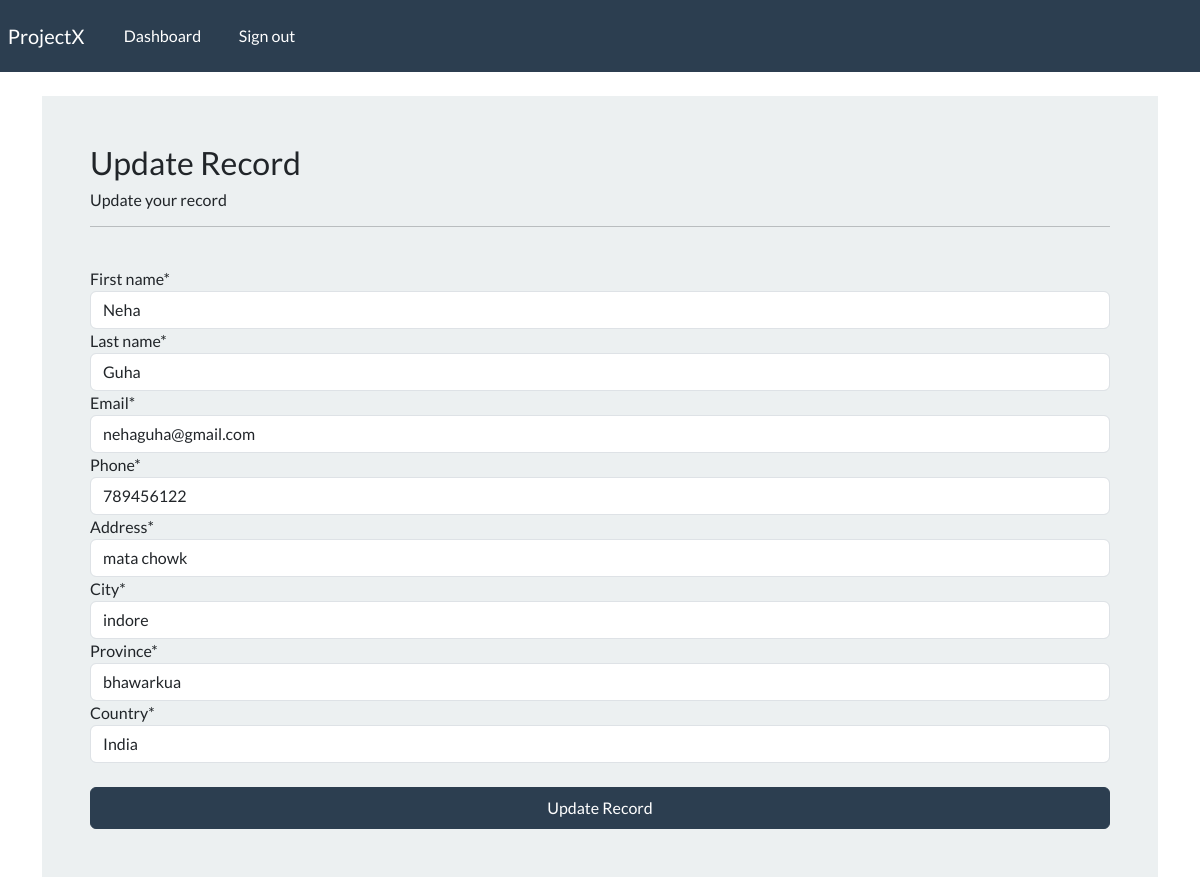
Screenshot of /update-record/7 (signed in) with the database file from the repository.
### webapp/models.py (models this page shows, shortened)
class Records(models.Model):
    creation_date = models.DateTimeField(auto_now_add=True)
    first_name = models.CharField(max_length=100)
    last_name=models.CharField(max_length=100)
    email = models.CharField(max_length=255)
    phone = models.CharField(max_length=20)
    address = models.CharField(max_length=300)
    city=models.CharField(max_length=200)
    province=models.CharField(max_length=200)
    country=models.CharField(max_length=125)

### webapp/views.py (the view)
# urls.py: path('update-record/<int:pk>',views.update_record,name='update-record'),
@login_required(login_url='my-login')
def update_record(request, pk):
    record = Records.objects.get(id=pk)
    form = UpdateRecordForm(instance=record)
    if request.method == 'POST':
        form = UpdateRecordForm(request.POST, instance=record)
        if form.is_valid():
            form.save()
            messages.success(request, "Your record was updated!")
            return redirect("dashboard")
    context = {'form':form}
    return render(request, 'webapp/update-record.html', context=context)

### webapp/form.py
class UpdateRecordForm(forms.ModelForm):
    class Meta:
        model = Records
        fields = ['first_name', 'last_name', 'email', 'phone', 'address', 'city', 'province', 'country']

### webapp/templates/webapp/update-record.html
{% extends "webapp/base.html" %}
{% load crispy_forms_tags %}
{% block content %}
<body>
    <div class="container bg-light shadow-md p-5 form-layout">
      <h3>Update Record</h3>
      <h6> Update your record</h6>
      <hr />
      <br />
      <form method="POST" autocomplete="off">
        {% csrf_token %} {{form|crispy}}
        <br />
        <button type="submit" class="btn btn-primary w-100 btn-block p-2">
        Update Record
        </button>
      </form>
    </div>
</body>
{% endblock %}

### rows the page displays
Records: first_name "Neha", last_name "Guha", email "nehaguha@gmail.com", phone "789456122", address "mata chowk", city "indore", province "bhawarkua", country "India"
